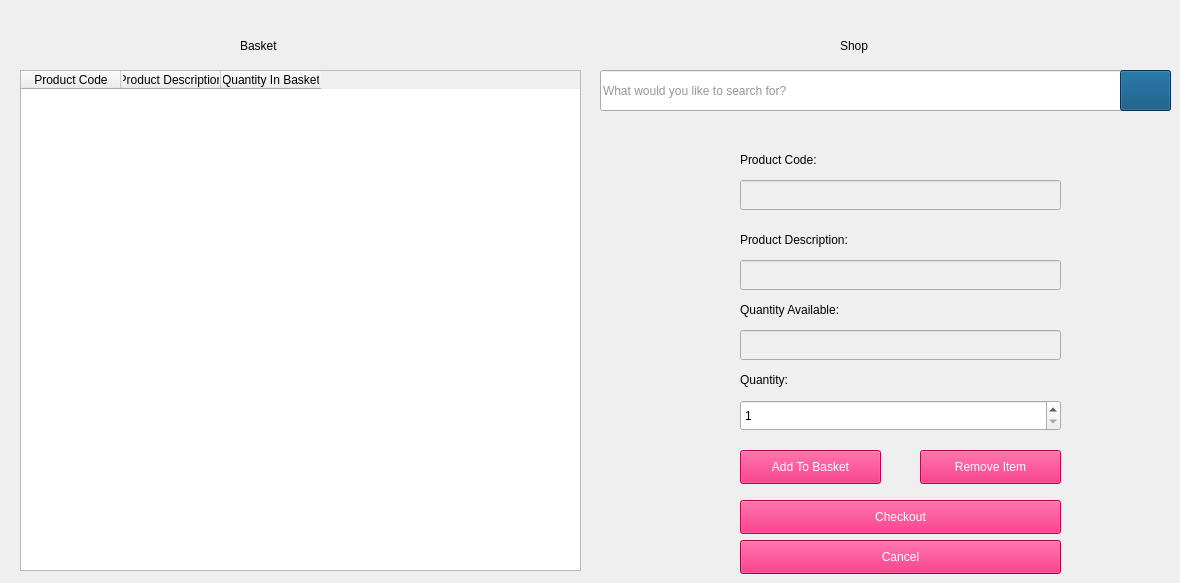
      <widget class="QWidget" name="CustomerShopWidget">
       <widget class="QLineEdit" name="CustomerShopProdDescLineEdit">
        <property name="enabled">
         <bool>false</bool>
        </property>
        <property name="geometry">
         <rect>
          <x>740</x>
          <y>260</y>
          <width>321</width>
          <height>30</height>
         </rect>
        </property>
        <property name="styleSheet">
         <string notr="true">font: 12pt &quot;Verdana&quot;;</string>
        </property>
       </widget>
       <widget class="QPushButton" name="CustomerShopSearchButton">
        <property name="geometry">
         <rect>
          <x>1120</x>
          <y>70</y>
          <width>51</width>
          <height>41</height>
         </rect>
        </property>
        <property name="styleSheet">
         <string notr="true">background-color: rgb(0, 72, 119);</string>
        </property>
        <property name="text">
         <string/>
        </property>
        <property name="icon">
         <iconset resource="resource.qrc">
          <normaloff>:/img/img/search.png</normaloff>:/img/img/search.png</iconset>
        </property>
       </widget>
       <widget class="QPushButton" name="CustomerShopAddButton">
        <property name="enabled">
         <bool>false</bool>
        </property>
        <property name="geometry">
         <rect>
          <x>740</x>
          <y>450</y>
          <width>141</width>
          <height>34</height>
         </rect>
        </property>
        <property name="styleSheet">
         <string notr="true">font: 12pt &quot;Verdana&quot;;
background-color: rgb(232, 0, 92);
color: rgb(255, 255, 255);</string>
        </property>
        <property name="text">
         <string>Add To Basket</string>
        </property>
       </widget>
       <widget class="QLabel" name="label_14">
        <property name="geometry">
         <rect>
          <x>740</x>
          <y>230</y>
          <width>181</width>
          <height>19</height>
         </rect>
        </property>
        <property name="styleSheet">
         <string notr="true">font: 12pt &quot;Verdana&quot;;</string>
        </property>
        <property name="text">
         <string>Product Description:</string>
        </property>
       </widget>
       <widget class="QPushButton" name="CustomerShopRemoveButton">
        <property name="enabled">
         <bool>false</bool>
        </property>
        <property name="geometry">
         <rect>
          <x>920</x>
          <y>450</y>
          <width>141</width>
          <height>34</height>
         </rect>
        </property>
        <property name="styleSheet">
         <string notr="true">font: 12pt &quot;Verdana&quot;;
background-color: rgb(232, 0, 92);
color: rgb(255, 255, 255);</string>
        </property>
        <property name="text">
         <string>Remove Item</string>
        </property>
       </widget>
       <widget class="QLabel" name="label_12">
        <property name="geometry">
         <rect>
          <x>740</x>
          <y>370</y>
          <width>181</width>
          <height>19</height>
         </rect>
        </property>
        <property name="styleSheet">
         <string notr="true">font: 12pt &quot;Verdana&quot;;</string>
        </property>
        <property name="text">
         <string>Quantity:</string>
        </property>
       </widget>
       <widget class="QLineEdit" name="CustomerShopSearchLineEdit">
        <property name="geometry">
         <rect>
          <x>600</x>
          <y>70</y>
          <width>571</width>
          <height>41</height>
         </rect>
        </property>
        <property name="styleSheet">
         <string notr="true">font: 12pt &quot;Verdana&quot;;
color: rgb(150, 150, 150);</string>
        </property>
        <property name="text">
         <string>What would you like to search for?</string>
        </property>
       </widget>
       <widget class="QLineEdit" name="CustomerShopProdCodeLineEdit">
        <property name="enabled">
         <bool>false</bool>
        </property>
        <property name="geometry">
         <rect>
          <x>740</x>
          <y>180</y>
          <width>321</width>
          <height>30</height>
         </rect>
        </property>
        <property name="styleSheet">
         <string notr="true">font: 12pt &quot;Verdana&quot;;</string>
        </property>
       </widget>
       <widget class="QLabel" name="label_11">
        <property name="geometry">
         <rect>
          <x>740</x>
          <y>150</y>
          <width>321</width>
          <height>20</height>
         </rect>
        </property>
        <property name="styleSheet">
         <string notr="true">font: 12pt &quot;Verdana&quot;;</string>
        </property>
        <property name="text">
         <string>Product Code:</string>
        </property>
       </widget>
       <widget class="QLabel" name="label_13">
        <property name="geometry">
         <rect>
          <x>240</x>
          <y>30</y>
          <width>101</width>
          <height>31</height>
         </rect>
        </property>
        <property name="styleSheet">
         <string notr="true">color: rgb(0, 0, 0);
font: 75 16pt &quot;Verdana&quot;;</string>
        </property>
        <property name="text">
         <string>Basket</string>
        </property>
       </widget>
       <widget class="QPushButton" name="CustomerShopCheckoutButton">
        <property name="enabled">
         <bool>false</bool>
        </property>
        <property name="geometry">
         <rect>
          <x>740</x>
          <y>500</y>
          <width>321</width>
          <height>34</height>
         </rect>
        </property>
        <property name="styleSheet">
         <string notr="true">font: 12pt &quot;Verdana&quot;;
background-color: rgb(232, 0, 92);
color: rgb(255, 255, 255);</string>
        </property>
        <property name="text">
         <string>Checkout</string>
        </property>
       </widget>
       <widget class="QTableWidget" name="CustomerShopBasketTable">
        <property name="geometry">
         <rect>
          <x>20</x>
          <y>70</y>
          <width>561</width>
          <height>501</height>
         </rect>
        </property>
        <property name="styleSheet">
         <string notr="true">font: 8pt &quot;Verdana&quot;;</string>
        </property>
        <property name="editTriggers">
         <set>QAbstractItemView::NoEditTriggers</set>
        </property>
        <column>
         <property name="text">
          <string>Product Code</string>
         </property>
        </column>
        <column>
         <property name="text">
          <string>Product Description</string>
         </property>
        </column>
        <column>
         <property name="text">
          <string>Quantity In Basket</string>
         </property>
        </column>
       </widget>
       <widget class="QPushButton" name="CustomerShopCancelButton">
        <property name="geometry">
         <rect>
          <x>740</x>
          <y>540</y>
          <width>321</width>
          <height>34</height>
         </rect>
        </property>
        <property name="styleSheet">
         <string notr="true">font: 12pt &quot;Verdana&quot;;
background-color: rgb(232, 0, 92);
color: rgb(255, 255, 255);</string>
        </property>
        <property name="text">
         <string>Cancel</string>
        </property>
       </widget>
       <widget class="QLabel" name="CustomerShopImageLabel">
        <property name="geometry">
         <rect>
          <x>600</x>
          <y>160</y>
          <width>121</width>
          <height>121</height>
         </rect>
        </property>
        <property name="autoFillBackground">
         <bool>false</bool>
        </property>
        <property name="styleSheet">
         <string notr="true"/>
        </property>
        <property name="text">
         <string/>
        </property>
        <property name="scaledContents">
         <bool>true</bool>
        </property>
       </widget>
       <widget class="QLabel" name="label_15">
        <property name="geometry">
         <rect>
          <x>840</x>
          <y>30</y>
          <width>61</width>
          <height>31</height>
         </rect>
        </property>
        <property name="styleSheet">
         <string notr="true">color: rgb(0, 0, 0);
font: 75 16pt &quot;Verdana&quot;;</string>
        </property>
        <property name="text">
         <string>Shop</string>
        </property>
       </widget>
       <widget class="QLabel" name="label_16">
        <property name="geometry">
         <rect>
          <x>740</x>
          <y>300</y>
          <width>181</width>
          <height>19</height>
         </rect>
        </property>
        <property name="styleSheet">
         <string notr="true">font: 12pt &quot;Verdana&quot;;</string>
        </property>
        <property name="text">
         <string>Quantity Available:</string>
        </property>
       </widget>
       <widget class="QLineEdit" name="CustomerShopQuantityAvailablecLineEdit">
        <property name="enabled">
         <bool>false</bool>
        </property>
        <property name="geometry">
         <rect>
          <x>740</x>
          <y>330</y>
          <width>321</width>
          <height>30</height>
         </rect>
        </property>
       </widget>
       <widget class="QSpinBox" name="CustomerShopQuantitySpinBox">
        <property name="geometry">
         <rect>
          <x>740</x>
          <y>400</y>
          <width>321</width>
          <height>31</height>
         </rect>
        </property>
        <property name="styleSheet">
         <string notr="true">font: 12pt &quot;Verdana&quot;;</string>
        </property>
        <property name="minimum">
         <number>1</number>
        </property>
       </widget>
       <zorder>CustomerShopSearchLineEdit</zorder>
       <zorder>CustomerShopProdDescLineEdit</zorder>
       <zorder>CustomerShopSearchButton</zorder>
       <zorder>CustomerShopAddButton</zorder>
       <zorder>label_14</zorder>
       <zorder>CustomerShopRemoveButton</zorder>
       <zorder>label_12</zorder>
       <zorder>CustomerShopProdCodeLineEdit</zorder>
       <zorder>label_11</zorder>
       <zorder>label_13</zorder>
       <zorder>CustomerShopCheckoutButton</zorder>
       <zorder>CustomerShopBasketTable</zorder>
       <zorder>CustomerShopCancelButton</zorder>
       <zorder>CustomerShopImageLabel</zorder>
       <zorder>label_15</zorder>
       <zorder>label_16</zorder>
       <zorder>CustomerShopQuantityAvailablecLineEdit</zorder>
       <zorder>CustomerShopQuantitySpinBox</zorder>
      </widget>
